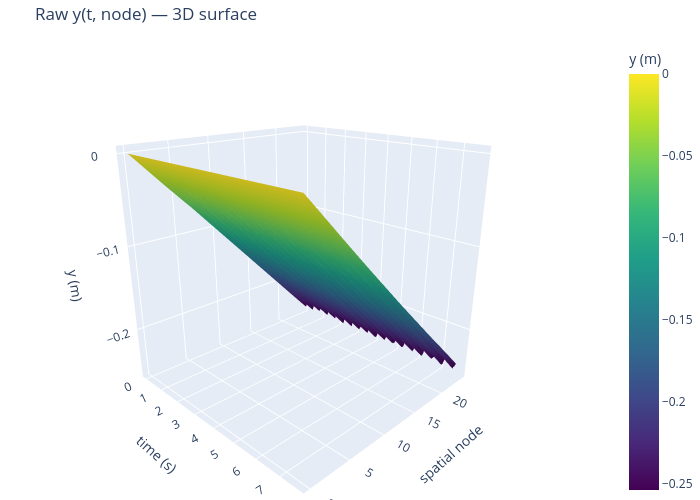

Source (notebook cell):
### Markdown cell above
## Step 3d — 3D surface: raw y(t, node)

Raw vertical position before GP smoothing.

### Code cell
import plotly.graph_objects as go

# _yr, t_plot, node_plot are defined in the surf-raw-x cell above.
# Re-define node_plot/t_plot here in case this cell is run independently.
t_plot    = t_raw[::1   ]
node_plot = np.arange(0, N_VIDEO_PTS, 2)
Y_surf_raw = _yr[::1, :][:, node_plot]

# ── Plotly 3D surface (rotatable) ─────────────────────────────────────────
fig3d = go.Figure(go.Surface(
    x=t_plot, y=node_plot, z=Y_surf_raw.T,
    colorscale='viridis', colorbar=dict(title='y (m)'),
))
fig3d.update_layout(
    title='Raw y(t, node) — 3D surface',
    scene=dict(
        xaxis_title='time (s)',
        yaxis_title='spatial node',
        zaxis_title='y (m)',
        camera=dict(eye=dict(x=1.5, y=-1.5, z=0.8))
    ),
    width=700, height=500, margin=dict(l=0, r=0, t=40, b=0)
)
fig3d.show()

# ── Matplotlib heatmap (inline, resizable) ────────────────────────────────
fig2d, ax = plt.subplots(figsize=(8, 4), dpi=100)
im = ax.imshow(Y_surf_raw.T, aspect='auto', origin='lower',
               extent=[t_plot[0], t_plot[-1], node_plot[0], node_plot[-1]],
               cmap='viridis')
fig2d.colorbar(im, ax=ax, label='y (m)')
ax.set_xlabel('time (s)')
ax.set_ylabel('spatial node')
ax.set_title('Raw y(t, node) — heatmap')
plt.tight_layout()
plt.show()

### Figure 1 — Plotly figure (JSON) as saved in the notebook; plotly's stock layout.template omitted (floating-point values rounded to 4 significant figures; data arrays with more than 128 entries replaced by an {"elided": "..."} marker saying what was removed)
{"data": [{"colorbar": {"title": {"text": "y (m)"}}, "colorscale": [[0, "#440154"], [0.1111, "#482878"], [0.2222, "#3e4989"], [0.3333, "#31688e"], [0.4444, "#26828e"], [0.5556, "#1f9e89"], [0.6667, "#35b779"], [0.7778, "#6ece58"], [0.8889, "#b5de2b"], [1, "#fde725"]], "type": "surface", "x": {"elided": "375 float values"}, "y": [0, 2, 4, 6, 8, 10, 12, 14, 16, 18, 20, 22, 24], "z": {"elided": "13x375 float values"}}], "layout": {"height": 500, "margin": {"b": 0, "l": 0, "r": 0, "t": 40}, "scene": {"camera": {"eye": {"x": 1.5, "y": -1.5, "z": 0.8}}, "xaxis": {"title": {"text": "time (s)"}}, "yaxis": {"title": {"text": "spatial node"}}, "zaxis": {"title": {"text": "y (m)"}}}, "title": {"text": "Raw y(t, node) — 3D surface"}, "width": 700}}
